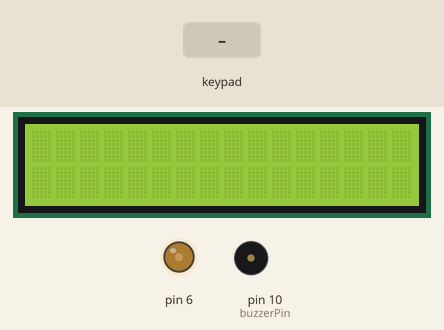
Simulated run of this sketch. Board: Arduino Mega 2560, built with avr-gcc and run on an emulated ATmega2560. Shown: 16×2 character LCD, output pins drawn as LEDs (lit = HIGH), buzzer (waves = sounding). Inputs (shaded band) come from the test bench. What the sketch prints to the serial monitor is not drawn.

Above: at 1.2 s.
1.3 s: keypad keys 2 2 2 3 2 4 2 5 # pressed 0.4 s apart
At 6.0 s:
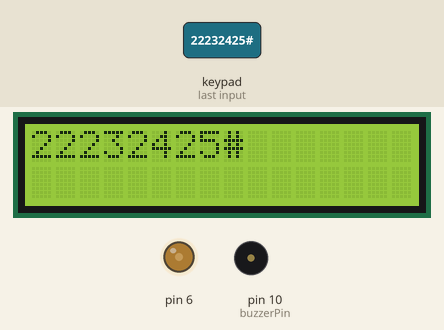
6.4 s: key 'A' pressed
At 7.5 s:
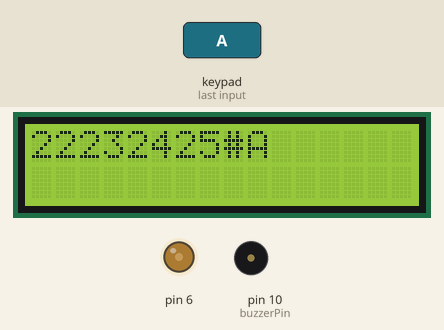
8.0 s: key 'B' pressed
At 8.7 s:
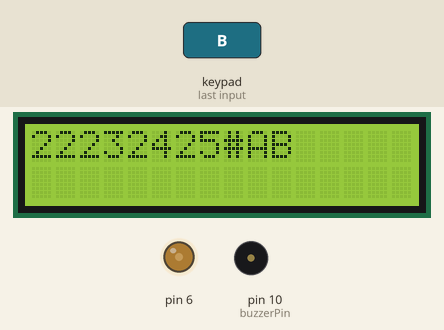
9.6 s: keypad keys 2 2 2 3 2 4 2 5 * pressed 0.4 s apart
At 13.6 s:
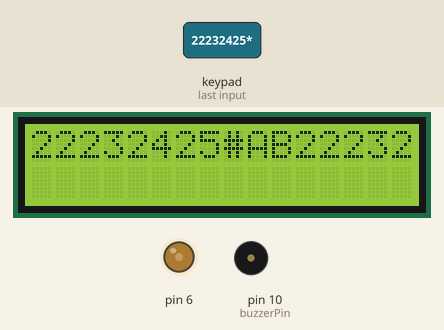
14.7 s: key 'C' pressed
At 15.2 s:
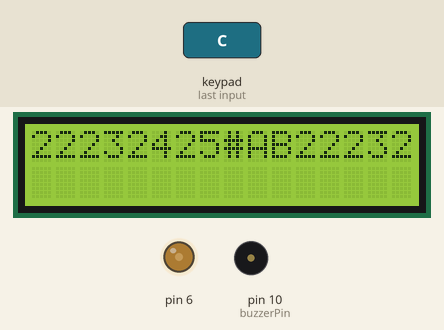
16.3 s: keypad keys 2 2 2 3 2 4 2 5 D pressed 0.4 s apart
At 16.97 s:
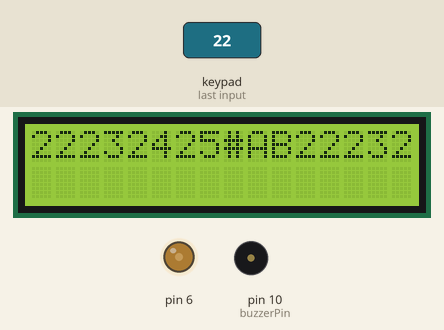
Timing chart, 0 to 21.1 s (numbered marks = the images above; inputs shaded):
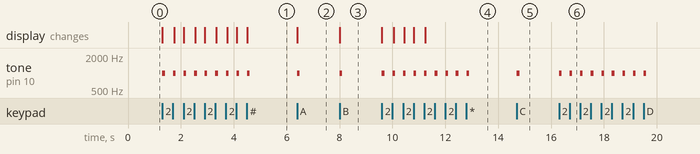

The sketch:

MSMLCDBuzzerArduino.ino
```cpp
#include <Wire.h>
#include <LiquidCrystal.h>
#include <Keypad.h>

LiquidCrystal lcd(12, 11, 5, 4, 3, 2);

const byte ROWS = 4;
const byte COLS = 4;

int col = 0;

char keys[ROWS][COLS] = {
  {'1', '2', '3', 'A'},
  {'4', '5', '6', 'B'},
  {'7', '8', '9', 'C'},
  {'*', '0', '#', 'D'}
};

byte rowPins[ROWS] = {22, 23, 24, 25};
byte colPins[COLS] = {26, 27, 28, 29};

Keypad keypad = Keypad(makeKeymap(keys), rowPins, colPins, ROWS, COLS);

const int buzzerPin = 10;

void setup() {
  analogWrite(6, 75);
  lcd.begin(16,2);

  pinMode(buzzerPin, OUTPUT);

  Serial.begin(9600);
}

void loop() {
  char key = keypad.getKey();

  if (key) {
    Serial.println(key);

    lcd.setCursor(col, 0);
    lcd.print(key);

    col += 1;

    tone(buzzerPin, 1000, 100);
  }
}
```

Measured:
- after the input at 1.3 s, tone on pin 10 (buzzerPin): alternates 1000 Hz for 0.10 s and silent for 0.30 s, 18 changes in all, then stays silent, starting at once; the display: first changes at once (image 1 shows a later state)
- after the input at 6.4 s, tone on pin 10 (buzzerPin): silent → 1000 Hz at once, → silent 0.10 s later; the display: changes at once (image 2)
- after the input at 8.0 s, tone on pin 10 (buzzerPin): silent → 1000 Hz at once, → silent 0.10 s later; the display: changes at once (image 3)
- after the input at 9.6 s, tone on pin 10 (buzzerPin): alternates 1000 Hz for 0.10 s and silent for 0.30 s, 18 changes in all, then stays silent, starting at once; the display: first changes at once (image 4 shows a later state)
- after the input at 14.7 s, tone on pin 10 (buzzerPin): silent → 1000 Hz at once, → silent 0.10 s later
- after the input at 16.3 s, tone on pin 10 (buzzerPin): alternates 1000 Hz for 0.10 s and silent for 0.30 s, 18 changes in all, then stays silent, starting at once
